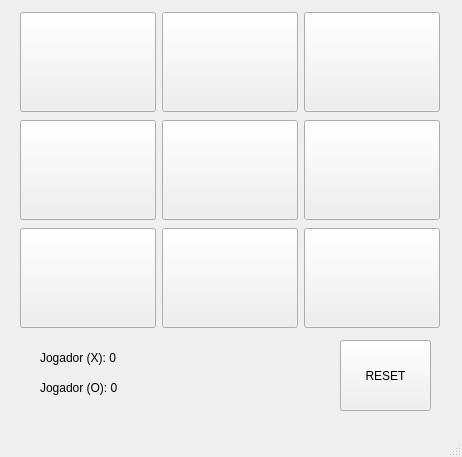
<?xml version="1.0" encoding="UTF-8"?>
<ui version="4.0">
 <class>MainWindow</class>
 <widget class="QMainWindow" name="MainWindow">
  <property name="geometry">
   <rect>
    <x>0</x>
    <y>0</y>
    <width>462</width>
    <height>457</height>
   </rect>
  </property>
  <property name="windowTitle">
   <string>MainWindow</string>
  </property>
  <widget class="QWidget" name="centralwidget">
   <widget class="QWidget" name="gridLayoutWidget">
    <property name="geometry">
     <rect>
      <x>20</x>
      <y>10</y>
      <width>420</width>
      <height>321</height>
     </rect>
    </property>
    <layout class="QGridLayout" name="gridLayout">
     <item row="1" column="2">
      <widget class="QPushButton" name="pb6">
       <property name="minimumSize">
        <size>
         <width>100</width>
         <height>100</height>
        </size>
       </property>
       <property name="font">
        <font>
         <pointsize>32</pointsize>
         <weight>75</weight>
         <bold>true</bold>
        </font>
       </property>
       <property name="text">
        <string/>
       </property>
      </widget>
     </item>
     <item row="1" column="0">
      <widget class="QPushButton" name="pb4">
       <property name="minimumSize">
        <size>
         <width>100</width>
         <height>100</height>
        </size>
       </property>
       <property name="font">
        <font>
         <pointsize>32</pointsize>
         <weight>75</weight>
         <bold>true</bold>
        </font>
       </property>
       <property name="text">
        <string/>
       </property>
      </widget>
     </item>
     <item row="2" column="0">
      <widget class="QPushButton" name="pb7">
       <property name="minimumSize">
        <size>
         <width>100</width>
         <height>100</height>
        </size>
       </property>
       <property name="font">
        <font>
         <pointsize>32</pointsize>
         <weight>75</weight>
         <bold>true</bold>
        </font>
       </property>
       <property name="text">
        <string/>
       </property>
      </widget>
     </item>
     <item row="0" column="1">
      <widget class="QPushButton" name="pb2">
       <property name="minimumSize">
        <size>
         <width>100</width>
         <height>100</height>
        </size>
       </property>
       <property name="font">
        <font>
         <pointsize>32</pointsize>
         <weight>75</weight>
         <bold>true</bold>
        </font>
       </property>
       <property name="text">
        <string/>
       </property>
      </widget>
     </item>
     <item row="1" column="1">
      <widget class="QPushButton" name="pb5">
       <property name="minimumSize">
        <size>
         <width>100</width>
         <height>100</height>
        </size>
       </property>
       <property name="font">
        <font>
         <pointsize>32</pointsize>
         <weight>75</weight>
         <bold>true</bold>
        </font>
       </property>
       <property name="text">
        <string/>
       </property>
      </widget>
     </item>
     <item row="0" column="0">
      <widget class="QPushButton" name="pb1">
       <property name="minimumSize">
        <size>
         <width>100</width>
         <height>100</height>
        </size>
       </property>
       <property name="font">
        <font>
         <pointsize>32</pointsize>
         <weight>75</weight>
         <bold>true</bold>
        </font>
       </property>
       <property name="text">
        <string/>
       </property>
      </widget>
     </item>
     <item row="2" column="1">
      <widget class="QPushButton" name="pb8">
       <property name="minimumSize">
        <size>
         <width>100</width>
         <height>100</height>
        </size>
       </property>
       <property name="font">
        <font>
         <pointsize>32</pointsize>
         <weight>75</weight>
         <bold>true</bold>
        </font>
       </property>
       <property name="text">
        <string/>
       </property>
      </widget>
     </item>
     <item row="0" column="2">
      <widget class="QPushButton" name="pb3">
       <property name="minimumSize">
        <size>
         <width>100</width>
         <height>100</height>
        </size>
       </property>
       <property name="font">
        <font>
         <pointsize>32</pointsize>
         <weight>75</weight>
         <bold>true</bold>
        </font>
       </property>
       <property name="text">
        <string/>
       </property>
      </widget>
     </item>
     <item row="2" column="2">
      <widget class="QPushButton" name="pb9">
       <property name="minimumSize">
        <size>
         <width>100</width>
         <height>100</height>
        </size>
       </property>
       <property name="font">
        <font>
         <pointsize>32</pointsize>
         <weight>75</weight>
         <bold>true</bold>
        </font>
       </property>
       <property name="text">
        <string/>
       </property>
      </widget>
     </item>
    </layout>
   </widget>
   <widget class="QLabel" name="xscore">
    <property name="geometry">
     <rect>
      <x>40</x>
      <y>350</y>
      <width>111</width>
      <height>16</height>
     </rect>
    </property>
    <property name="text">
     <string>Jogador (X): 0</string>
    </property>
   </widget>
   <widget class="QLabel" name="oscore">
    <property name="geometry">
     <rect>
      <x>40</x>
      <y>380</y>
      <width>111</width>
      <height>16</height>
     </rect>
    </property>
    <property name="text">
     <string>Jogador (O): 0</string>
    </property>
   </widget>
   <widget class="QPushButton" name="reset">
    <property name="geometry">
     <rect>
      <x>340</x>
      <y>340</y>
      <width>91</width>
      <height>71</height>
     </rect>
    </property>
    <property name="minimumSize">
     <size>
      <width>50</width>
      <height>50</height>
     </size>
    </property>
    <property name="text">
     <string>RESET</string>
    </property>
   </widget>
  </widget>
  <widget class="QMenuBar" name="menubar">
   <property name="geometry">
    <rect>
     <x>0</x>
     <y>0</y>
     <width>462</width>
     <height>21</height>
    </rect>
   </property>
  </widget>
  <widget class="QStatusBar" name="statusbar"/>
 </widget>
 <resources/>
 <connections/>
</ui>
